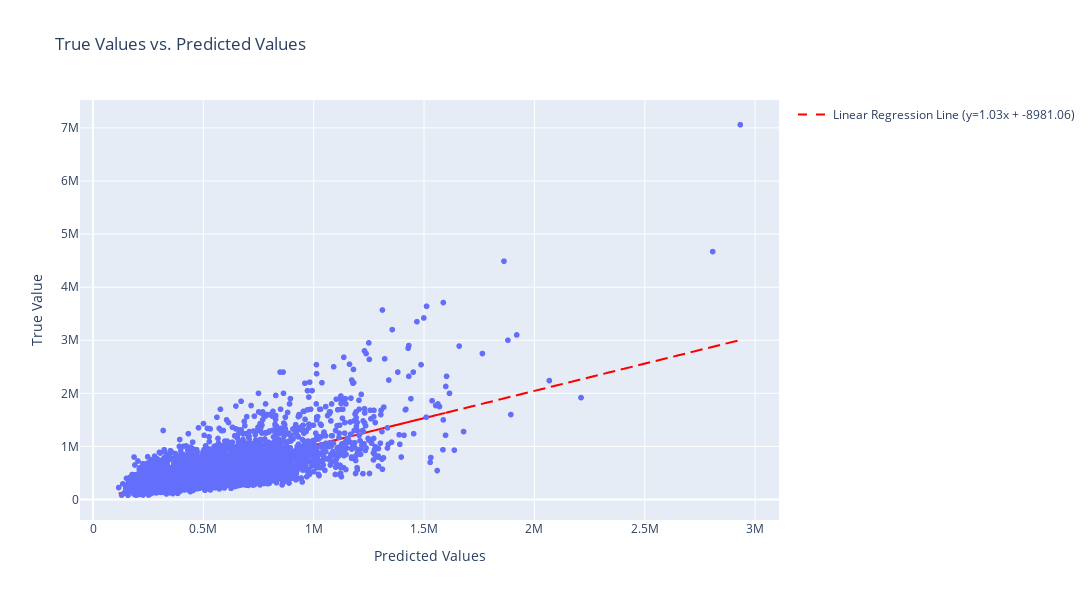

Source (notebook cell):
### Markdown cell above
### The  pattern in residual plots are a sign for equilibrium prediction , as the accumulation of residual data point above zero and below zero no big different in model . ´ there some outlier in positive y_axis ´

### Code cell
import plotly.express as px
import numpy as np

# Assuming you have y_test and y_pred_test as your true and predicted data

# Create the scatter plot
fig = px.scatter(x=y_pred_test, y=y_test, title='True Values vs. Predicted Values',
                 labels={'x': 'Predicted Values', 'y': 'True Value'})

# Calculate the linear regression line
slope, intercept = np.polyfit(y_pred_test, y_test, 1)
regression_line = slope * y_pred_test + intercept

# Add the linear regression line to the plot
fig.add_scatter(x=y_pred_test, y=regression_line, mode='lines',
                line=dict(color='red', dash='dash'),
                name=f'Linear Regression Line (y={slope:.2f}x + {intercept:.2f})')
fig.update_layout(width=1200,height=600)
fig.show()

### Figure 1 — Plotly figure (JSON) as saved in the notebook; plotly's stock layout.template omitted (floating-point values rounded to 4 significant figures; data arrays with more than 128 entries replaced by an {"elided": "..."} marker saying what was removed)
{"data": [{"hovertemplate": "Predicted Values=%{x}<br>True Value=%{y}<extra></extra>", "legendgroup": "", "marker": {"color": "#636efa", "symbol": "circle"}, "mode": "markers", "name": "", "showlegend": false, "type": "scattergl", "x": {"elided": "5400 float values"}, "xaxis": "x", "y": {"elided": "5400 int values"}, "yaxis": "y"}, {"line": {"color": "red", "dash": "dash"}, "mode": "lines", "name": "Linear Regression Line (y=1.03x + -8981.06)", "type": "scatter", "x": {"elided": "5400 float values"}, "y": {"elided": "5400 float values"}}], "layout": {"height": 600, "legend": {"tracegroupgap": 0}, "title": {"text": "True Values vs. Predicted Values"}, "width": 1200, "xaxis": {"anchor": "y", "domain": [0, 1], "title": {"text": "Predicted Values"}}, "yaxis": {"anchor": "x", "domain": [0, 1], "title": {"text": "True Value"}}}}
